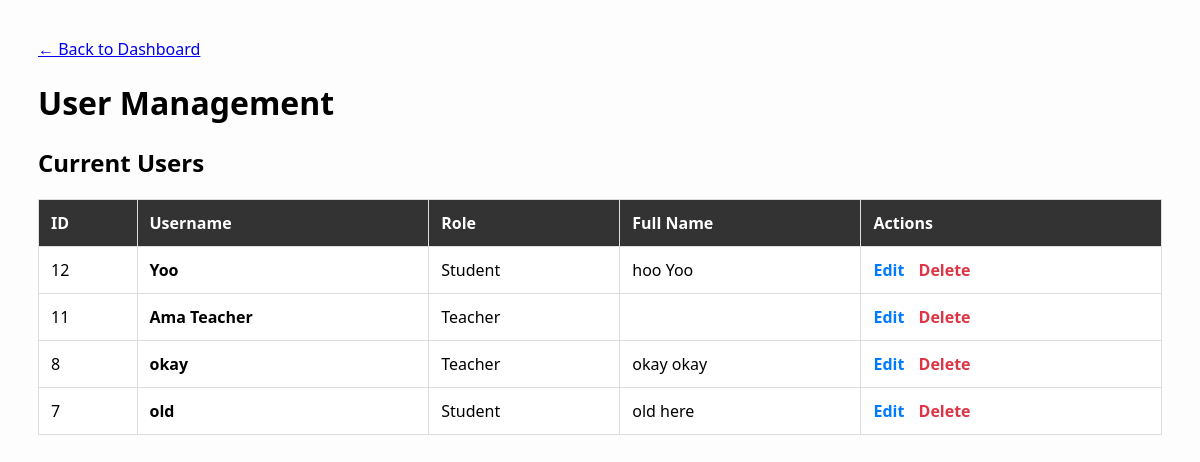
/edit_user.php (signed in), run on the app's committed database.
### tables this page shows
CREATE TABLE `users` (
  `id` int(11) NOT NULL COMMENT 'Unique ID for each user',
  `username` varchar(50) NOT NULL COMMENT 'User''s login name',
  `password` varchar(255) NOT NULL COMMENT 'User''s password',
  `name` varchar(100) DEFAULT NULL COMMENT 'User''s first name',
  `surname` varchar(100) DEFAULT NULL COMMENT 'User''s last name',
  `birth_year` year(4) DEFAULT NULL COMMENT 'User''s year of birth',
  `description` text DEFAULT NULL COMMENT 'A long text about the user',
  `photo` varchar(255) DEFAULT NULL COMMENT 'The file path of the user''s photo',
  `role` enum('student','teacher') NOT NULL DEFAULT 'student'
);

### edit_user.php (the view, shortened to what this page needs)
<?php
require_once 'config.php';
$users = $conn->query("SELECT * FROM users ORDER BY id DESC");
?>
<!DOCTYPE html>
<html lang="en">
<head>
</head>
<body>
    <div class="top">
        <a href="admin_dashboard.php">← Back to Dashboard</a>
    </div>
    <h1>User Management</h1>
    <h2>Current Users</h2>
    <table>
        <thead>
            <tr>
                <th>ID</th>
                <th>Username</th>
                <th>Role</th>
                <th>Full Name</th>
                <th>Actions</th>
            </tr>
        </thead>
        <tbody>
            <?php while ($row = $users->fetch_assoc()): ?>
            <tr>
                <td><?php echo (int)$row['id']; ?></td>
                <td><strong><?php echo htmlspecialchars($row['username']); ?></strong></td>
                <td><?php echo ucfirst(htmlspecialchars($row['role'])); ?></td>
                <td><?php echo htmlspecialchars($row['name'] . " " . $row['surname']); ?></td>
                <td class="actions">
                    <a href="edit_user.php?edit_id=<?php echo $row['id']; ?>">Edit</a>
                    <a href="edit_user.php?delete_id=<?php echo $row['id']; ?>" class="delete" onclick="return confirm('Really delete?')">Delete</a>
                </td>
            </tr>
            <?php endwhile; ?>
        </tbody>
    </table>
</body>
</html>

### edit_user.php (style rules this page uses)
body { font-family: 'Segoe UI', Arial, sans-serif; padding: 30px; background: #fdfdfd; }
table { width: 100%; border-collapse: collapse; margin-top: 20px; background: white; }
th, td { border: 1px solid #ddd; padding: 12px; text-align: left; }
th { background: #333; color: white; }
.actions a { text-decoration: none; color: #007bff; font-weight: bold; margin-right: 10px; }
.actions a.delete { color: #dc3545; }

### data on the page
users: id "12", username "Yoo", role "Student", name+surname "hoo Yoo"
users: id "11", username "Ama Teacher", role "Teacher"
users: id "8", username "okay", role "Teacher", name+surname "okay okay"
users: id "7", username "old", role "Student", name+surname "old here"
